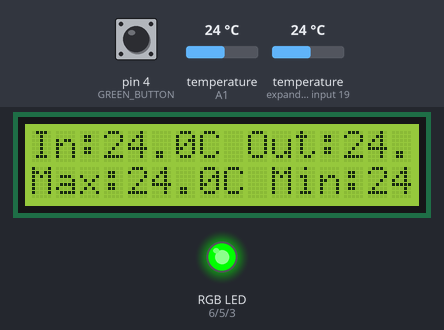
Recording of a sketch running on a simulated Arduino Uno, built with avr-gcc and run on an emulated ATmega328P. Shown: 16×2 character LCD, an RGB LED mixed from three pins (HIGH = lit). The test bench sets the inputs (shaded band); at power-on: temperature (sensors on A1, expander input 19) 24 °C, pin 4 (GREEN_BUTTON) HIGH.

Above: at 3.2 s.
3.3 s: temperature (sensor on A1) set to 24.7 °C
At 5.9 s:
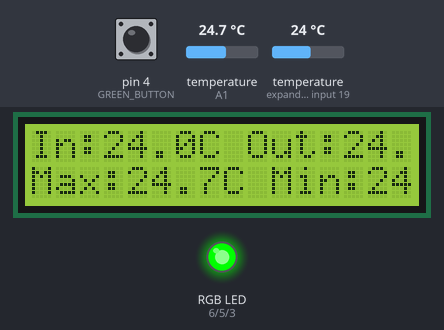
6.2 s: temperature (sensor on A1) set to 25.8 °C
At 7.8 s:
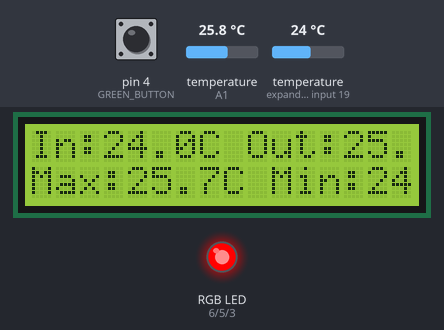
8.7 s: temperature (sensor on expander input 19) set to 12 °C
At 11.3 s:
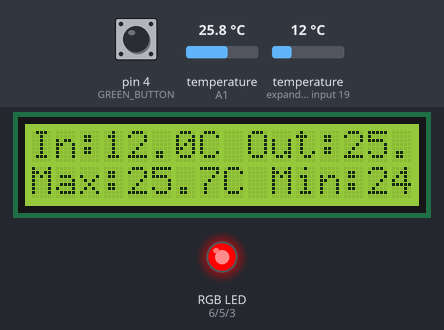
11.6 s: temperature (sensor on A1) set to 12 °C
At 13.3 s:
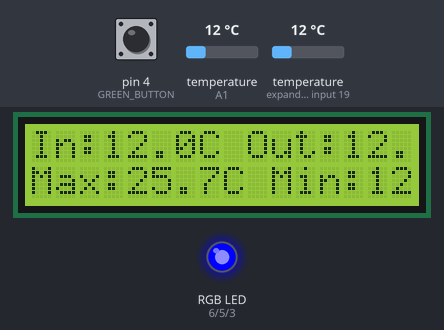
14.1 s: pin 4 (GREEN_BUTTON) pulled LOW for 2.2 s
At 18.8 s:
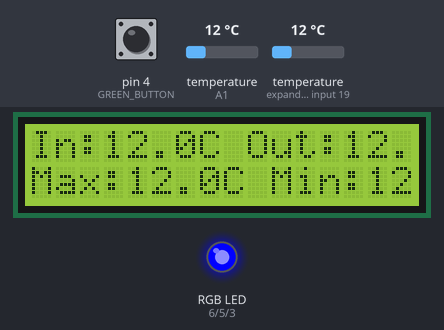
19.1 s: temperature (sensor on expander input 19) set to 19 °C
At 20.9 s:
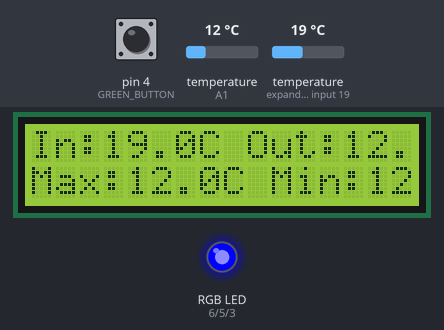
Timing chart, 0 to 22.4 s (numbered marks = the images above; inputs shaded):
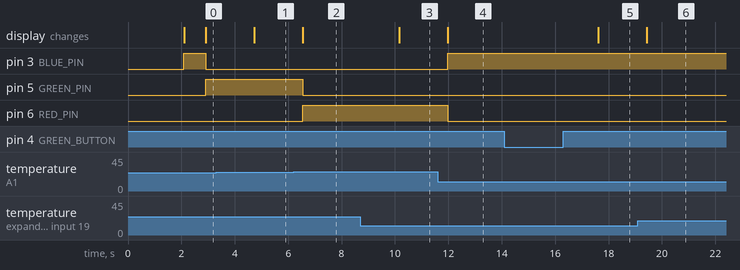

Measured:
- the behaviour switches between 25 and 25.1 °C on temperature (sensor on A1) (found by bisection; images 1 and 2)
- after the input at 3.3 s, the display: changes after 1.4 s (image 1)
- after the input at 6.2 s, pin 5 (GREEN_PIN): HIGH → LOW after 0.34 s; pin 6 (RED_PIN): LOW → HIGH after 0.34 s; the display: changes after 0.34 s (image 2)
- after the input at 8.7 s, the display: changes after 1.5 s (image 3)
- after the input at 11.6 s, pin 3 (BLUE_PIN): LOW → HIGH after 0.38 s; pin 6 (RED_PIN): HIGH → LOW after 0.38 s; the display: changes after 0.38 s (image 4)
- after the input at 14.1 s, the display: changes after 3.5 s (image 5)
- after the input at 19.1 s, the display: changes after 0.33 s (image 6)

The sketch:

ex1.ino
```cpp
#include <Wire.h>
#include <LiquidCrystal_I2C.h>
#include <OneWire.h>
#include <DallasTemperature.h>

LiquidCrystal_I2C lcd(0x27, 16, 2);
OneWire oneWire(A1);
DallasTemperature tempSensors(&oneWire);

const int RED_PIN = 6;
const int GREEN_PIN = 5;
const int BLUE_PIN = 3;
const int GREEN_BUTTON = 4; // Green button pin

float maxTemp = -100.0;
float minTemp = 100.0;

void setup() {
    tempSensors.begin();
    lcd.init();
    lcd.backlight();
    lcd.clear();

    pinMode(RED_PIN, OUTPUT);
    pinMode(GREEN_PIN, OUTPUT);
    pinMode(BLUE_PIN, OUTPUT);
    pinMode(GREEN_BUTTON, INPUT_PULLUP); // Configure button as input with internal pull-up

    lcd.setCursor(0, 0);
    lcd.print("Weather Station");
    delay(2000);

    setRGB(0, 0, 255);

    lcd.clear();
}

void loop() {
    tempSensors.requestTemperatures();
    float internalTemp = tempSensors.getTempCByIndex(1); // Internal sensor
    float externalTemp = tempSensors.getTempCByIndex(0); // External sensor

    if (externalTemp > maxTemp) maxTemp = externalTemp;
    if (externalTemp < minTemp) minTemp = externalTemp;

    lcd.setCursor(0, 0);
    lcd.print("In:");
    lcd.print(internalTemp, 1);
    lcd.print("C ");

    lcd.print("Out:");
    lcd.print(externalTemp, 1);
    lcd.print("C");

    lcd.setCursor(0, 1);
    lcd.print("Max:");
    lcd.print(maxTemp, 1);
    lcd.print("C Min:");
    lcd.print(minTemp, 1);
    lcd.print("C");

    if (externalTemp < 18.0) {
        setRGB(0, 0, 255);
    } else if (externalTemp > 25.0) {
        setRGB(255, 0, 0);
    } else {
        setRGB(0, 255, 0);
    }

    if (digitalRead(GREEN_BUTTON) == LOW) {
        maxTemp = -100.0;
        delay(200);
    }

    delay(1000);
}

void setRGB(int red, int green, int blue) {
    analogWrite(RED_PIN, red);
    analogWrite(GREEN_PIN, green);
    analogWrite(BLUE_PIN, blue);
}
```
